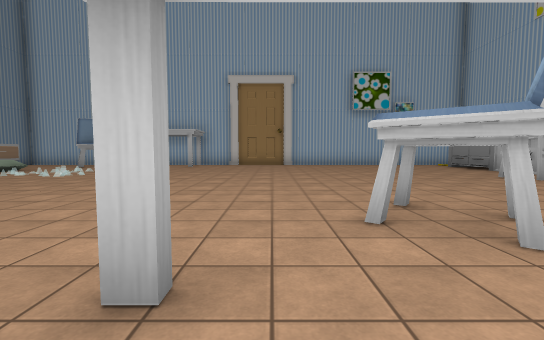
[1] (above)

17 first-person views from a walk through a 3-D level made in the Unity game engine. The camera is 1.3 m above the floor, tilts 4° down and sees 90° across. The floor is counted in squares, 2 m on a side. Each view is taken from the middle of a square. On the plan, view 1 faces up. The plan holds only what a view shows up to about 9 squares ahead; the rest is blank. The place goes on beyond the plan. The player is left out. Some animated figures are not drawn. Some surface patterns are stand-ins.

[2]
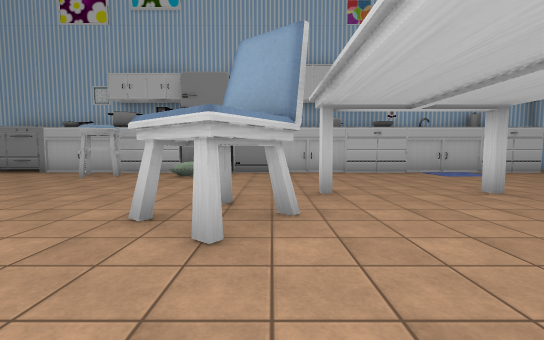

[3]
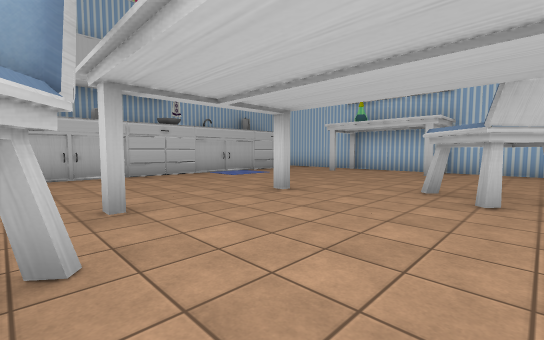

[4]
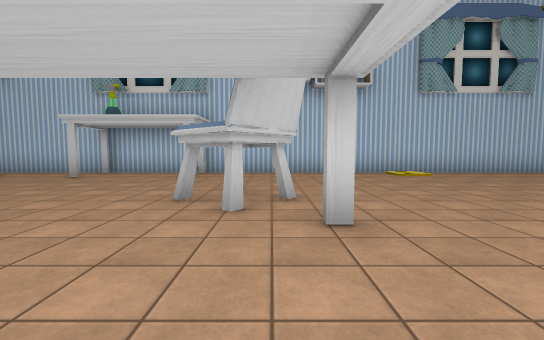

[5]
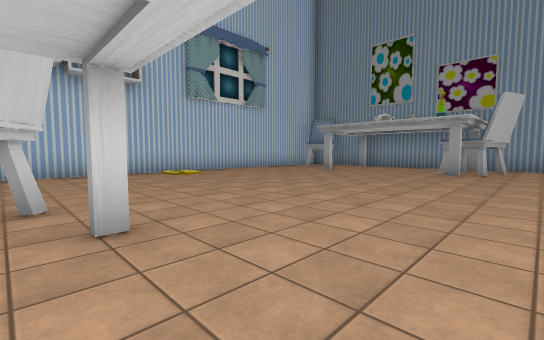

[6]
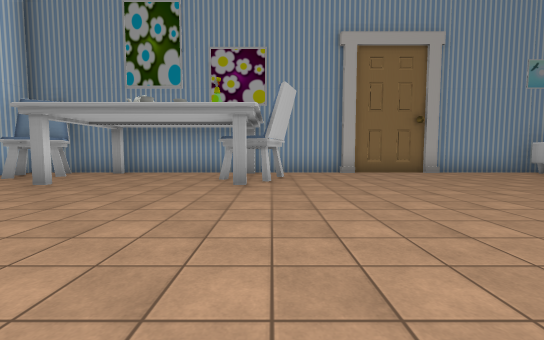

[7]
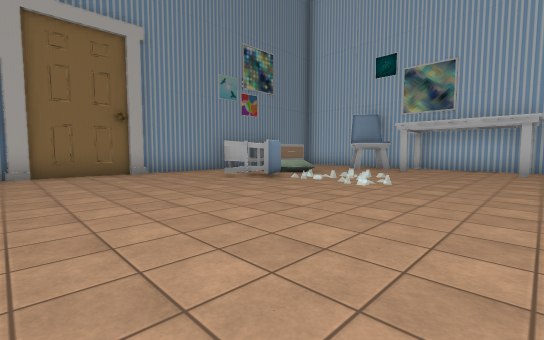

[8]
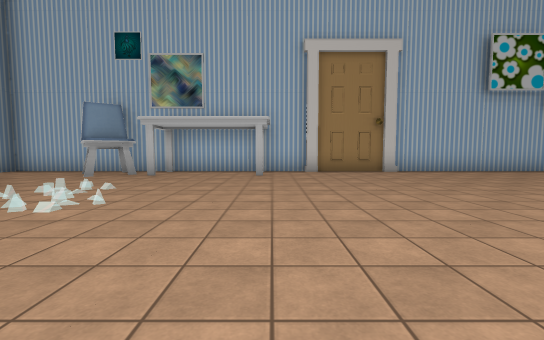

[9]
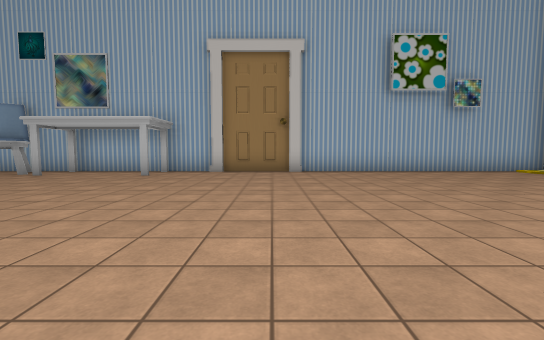

[10]
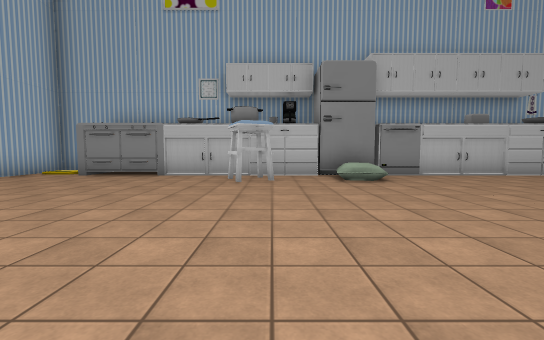

[11]
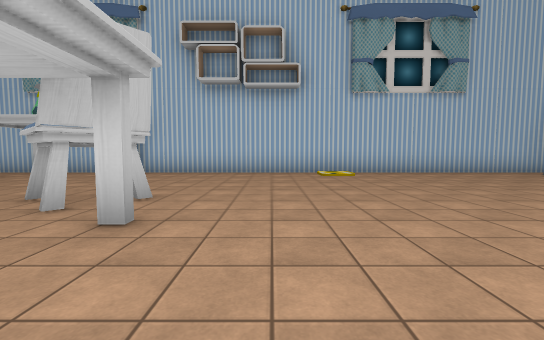

[12]
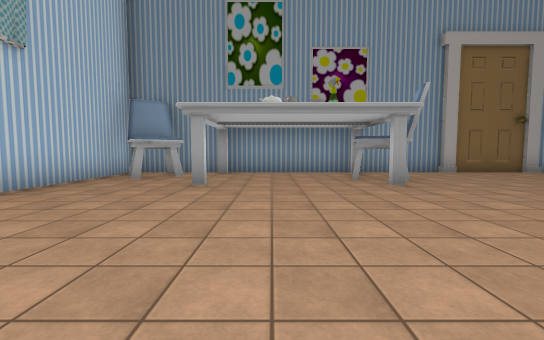

[13]
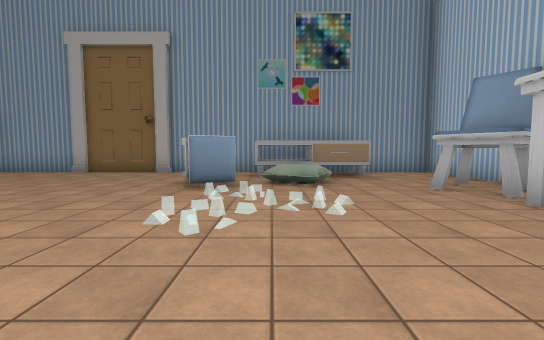

[14]
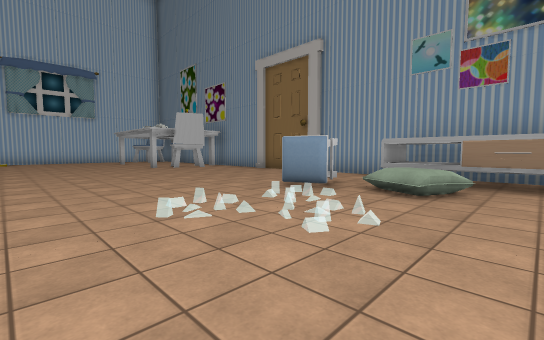

[15]
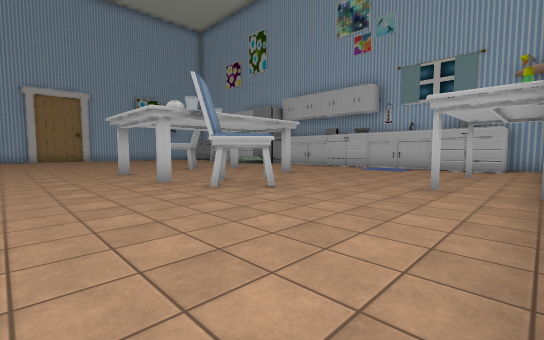

[16]
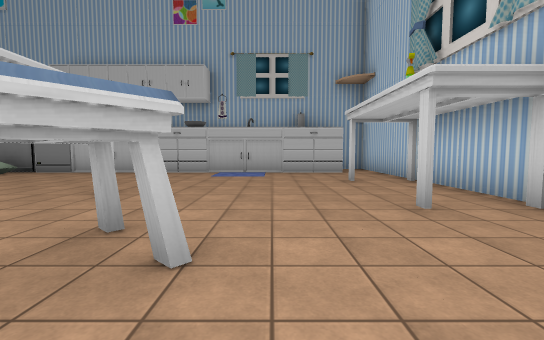

[17]
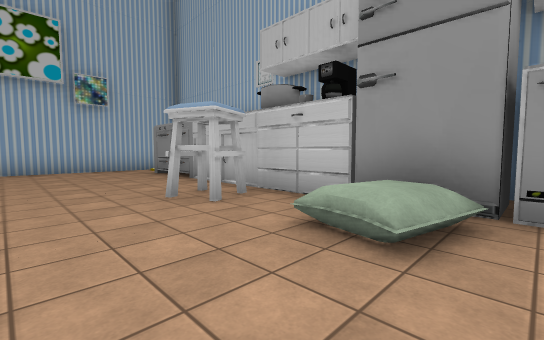

### Floor plan
Key: @ floor where view 1 was taken; # wall or solid block; x gap in a wall; . floor; / step, stairs or slope; C chair; U counter; F fridge; O other object.
Columns run from 12 left of view 1 to 9 right of it. Each row starts with its distance up from view 1.
 13 ############O#########
 12 #...CC#..x...........#
 11 #...C...............
 10 ##O................O
  9  #O//..............#
  8 ##O//..............O
  7 #..OO.............O.
  6 #..O..............OU
  5 #...................
  4 #O................/FF
  3 #.............C....O##
  2 #............CC.....#
  1 #..........#...#....#
  0 #.CC........@.......#
 -1 ##CC...........#....#
 -2 #...........C.......#
 -3 #...........CC......#
 -4 #...#...............#
 -5 ##..................#
 -6 #.C.................##
 -7 #.............#..#...#
 -8 ######################

Where each view was taken, in squares from view 1:
view 1: 0 up, 0 right, facing up
view 2: 2 up, 1 left, facing right
view 3: 2 up, 0 right, facing down-right
view 4: 1 up, 0 right, facing down
view 5: 1 up, 0 right, facing down-left
view 6: 0 up, 3 left, facing left
view 7: 2 up, 3 left, facing up-left
view 8: 4 up, 3 left, facing up
view 9: 4 up, 0 right, facing up
view 10: 6 up, 0 right, facing right
view 11: 1 up, 2 left, facing down
view 12: 3 down, 3 left, facing left
view 13: 8 up, 3 left, facing left
view 14: 10 up, 4 left, facing down-left
view 15: 7 down, 3 left, facing up-right
view 16: 4 down, 1 left, facing right
view 17: 3 up, 4 right, facing up-right
